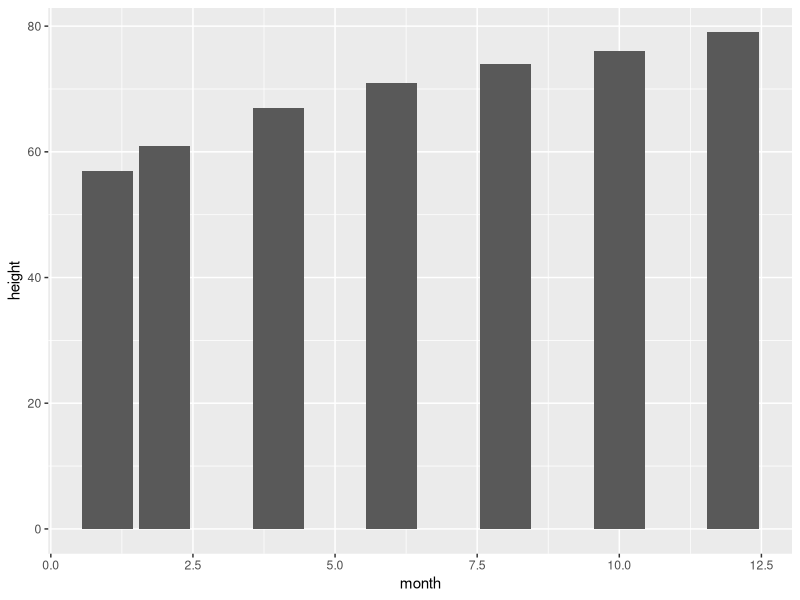
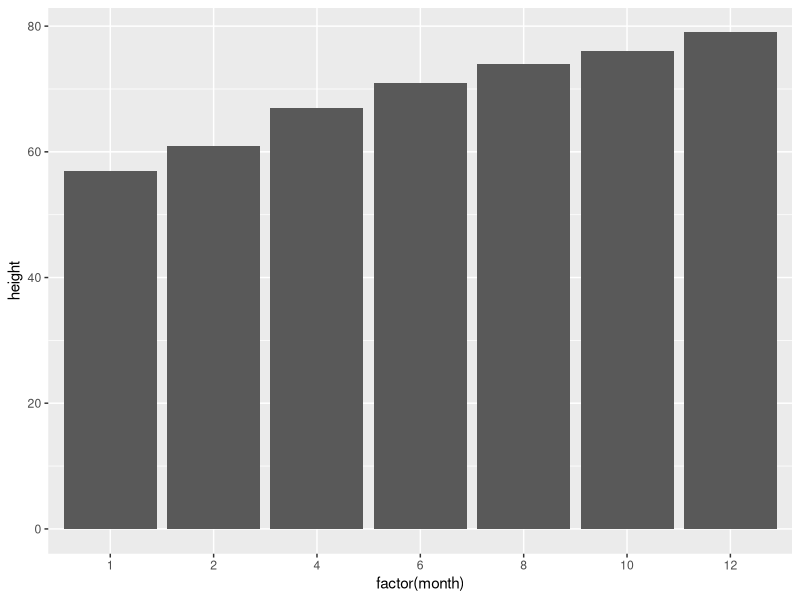
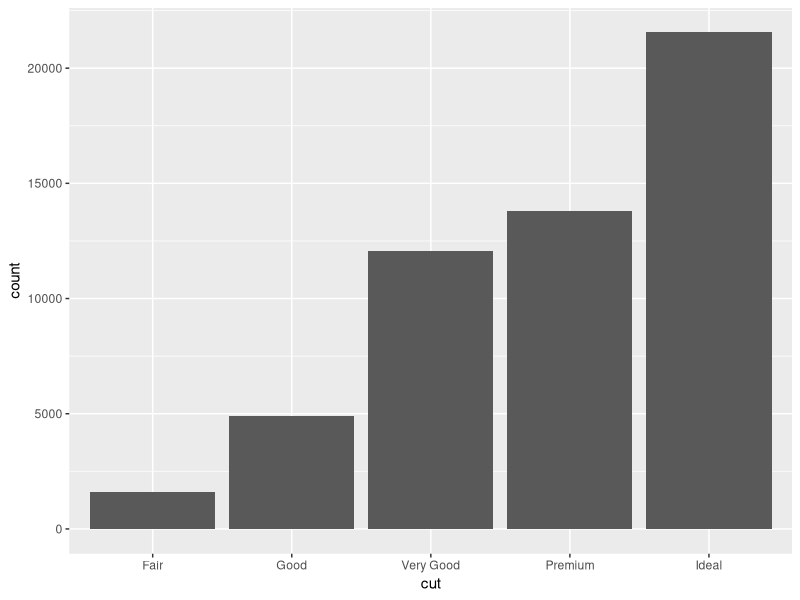
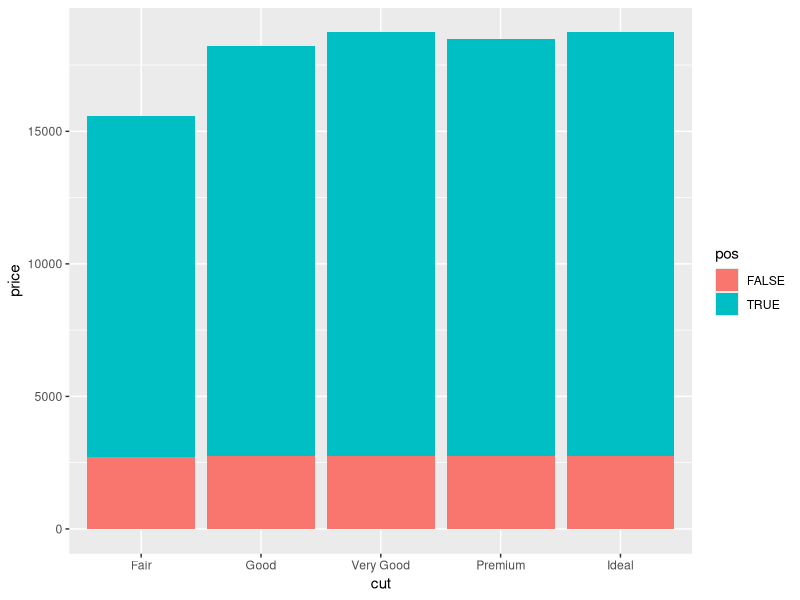
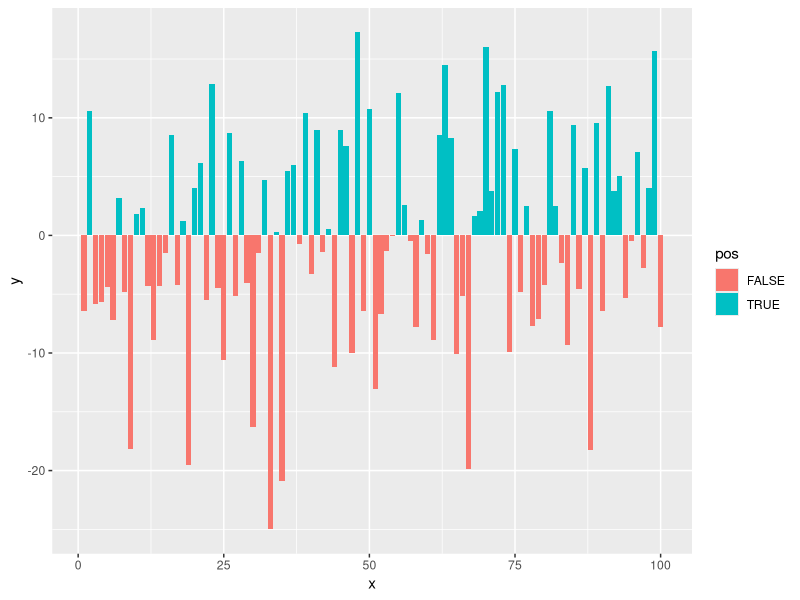

Generate these figures, in order, with R:
## ---- chunk 1
library(ggplot2)
## ---- chunk 2
#製作簡單的資料(女生版1歲前身高曲線97分位)
BaybyGowth <- data.frame(
   month = c(1, 2, 4, 6, 8, 10, 12),
   height = c(57, 61, 67, 71, 74, 76, 79))
print(BaybyGowth)

#長條圖(1)
ggplot(BaybyGowth, aes(x = month, y = height)) + geom_bar(stat = "identity")
## ---- chunk 3
ggplot(BaybyGowth, aes(x = factor(month), y = height)) + geom_bar(stat = "identity")
## ---- chunk 4
#長條圖(3)筆數顯示
#顯示鑽石統計資料，各種切工的筆數
#只放x軸鑽石切工
ggplot(diamonds, aes(x = cut)) + geom_bar()
## ---- chunk 5
head(diamonds)
## ---- chunk 6
#長條圖(4)推疊
#只篩選E Color的鑽石
df = subset(diamonds, color== "E");head(df)
#觀察鑽石重量是否 >= 1克拉作為待會顏色的區隔
df$pos = df$carat >= 1; table(df$pos)
#比較各種切工的價格差異，同時加上是否 >= 1克拉作為區隔
ggplot(df, aes(x = cut, y = price, fill = pos)) +
  geom_bar(stat = "identity", position = "identity")
## ---- chunk 7
#長條圖(5)區塊顯示
#The Normal Distribution 常態分佈 rnorm()
#建立一個100筆常態分佈隨機樣本函數
df = data.frame(x = seq(1:100), y = rnorm(100)*10)

#是否大於0
df$pos = df$y >= 0; table(df$pos)
ggplot(df, aes(x = x, y = y, fill = pos)) +
  geom_bar(stat = "identity", position = "identity")
